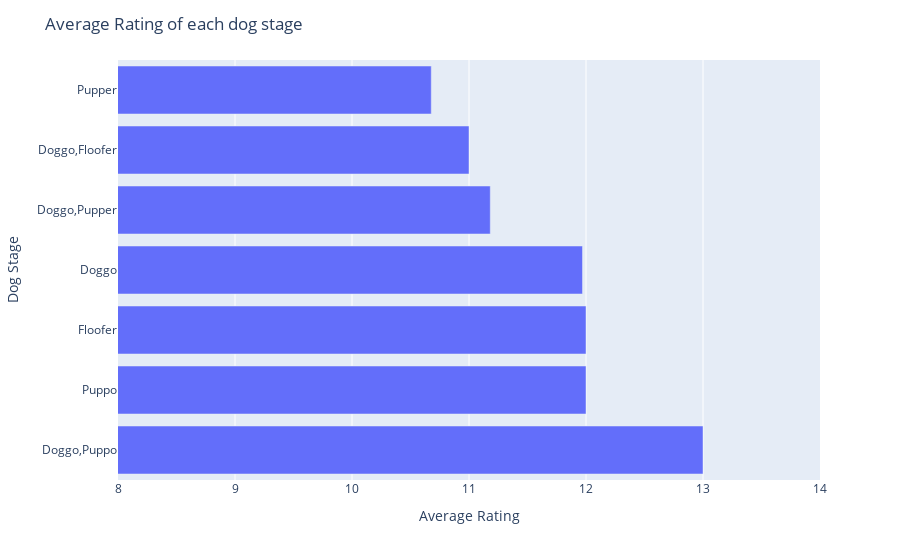

Notebook code cell kept with this figure:
### Code cell
fig = px.bar(x=list(stages_dog),y= [i.title() for i in stages_dog.index])
fig.update_layout(xaxis= dict(range=[8,14],title='Average Rating'), 
                 yaxis = dict(title='Dog Stage'),
                 title='Average Rating of each dog stage')
fig.show()

### Figure 1 — Plotly figure (JSON) as saved in the notebook; plotly's stock layout.template omitted (floating-point values rounded to 4 significant figures)
{"data": [{"alignmentgroup": "True", "hovertemplate": "x=%{x}<br>y=%{y}<extra></extra>", "legendgroup": "", "marker": {"color": "#636efa"}, "name": "", "offsetgroup": "", "orientation": "h", "showlegend": false, "textposition": "auto", "type": "bar", "x": [13, 12, 12, 11.97, 11.18, 11, 10.68], "xaxis": "x", "y": ["Doggo,Puppo", "Puppo", "Floofer", "Doggo", "Doggo,Pupper", "Doggo,Floofer", "Pupper"], "yaxis": "y"}], "layout": {"barmode": "relative", "legend": {"tracegroupgap": 0}, "margin": {"t": 60}, "title": {"text": "Average Rating of each dog stage"}, "xaxis": {"anchor": "y", "domain": [0, 1], "range": [8, 14], "title": {"text": "Average Rating"}}, "yaxis": {"anchor": "x", "domain": [0, 1], "title": {"text": "Dog Stage"}}}}
